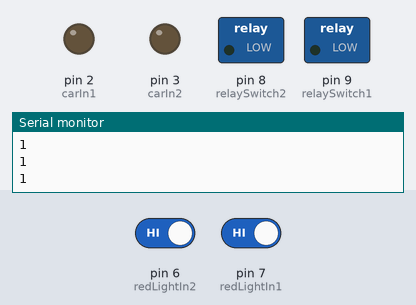
A sketch run on a simulated Arduino Uno, built with avr-gcc and run on an emulated ATmega328P. Parts: switched loads named in the sketch (green lamp = pin HIGH), output pins drawn as LEDs (lit = HIGH), the last lines printed to the serial monitor. The inputs (shaded band) are chosen by the test bench; at power-on: pin 6 (redLightIn2) HIGH, pin 7 (redLightIn1) HIGH.

Above: at 1.2 s.
1.3 s: pin 6 (redLightIn2) driven LOW
At 2.6 s:
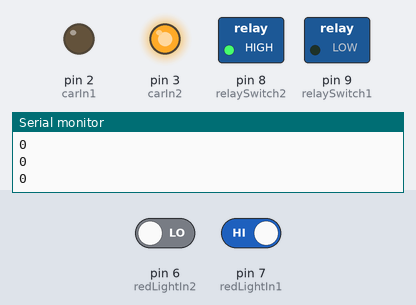
2.9 s: pin 7 (redLightIn1) driven LOW
At 4.3 s:
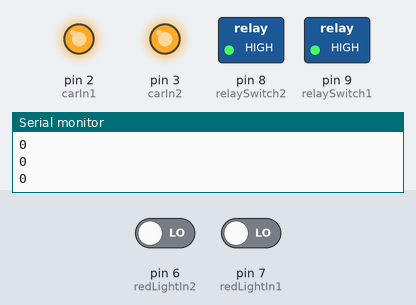
4.6 s: pin 6 (redLightIn2) driven HIGH
At 5.1 s:
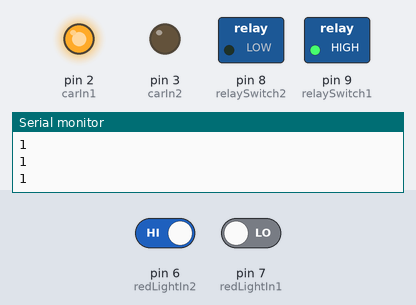
6.3 s: pin 7 (redLightIn1) driven HIGH
At 6.9 s:
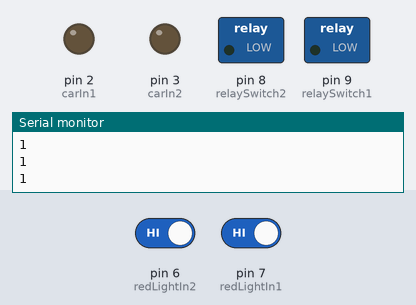
Timing chart, 0 to 8.9 s (numbered marks = the images above; inputs shaded):
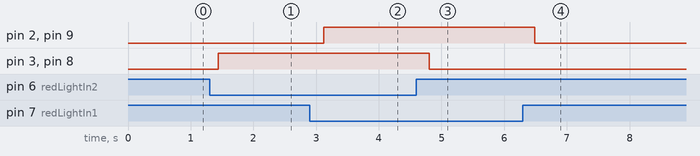

Measured:
- after the input at 1.3 s, pin 3 (carIn2), pin 8 (relaySwitch2): LOW → HIGH after 0.14 s
- after the input at 2.9 s, pin 2 (carIn1), pin 9 (relaySwitch1): LOW → HIGH after 0.22 s
- after the input at 4.6 s, pin 3 (carIn2), pin 8 (relaySwitch2): HIGH → LOW after 0.21 s
- after the input at 6.3 s, pin 2 (carIn1), pin 9 (relaySwitch1): HIGH → LOW after 0.19 s

The sketch:

ev_charge_control_panel_arduino.ino
```cpp
int redLightIn1 = 7;
int redLightIn2 = 6;
int relaySwitch1 = 9;
int relaySwitch2 = 8;
int carStatus1, carStatus2;  // 1 for in, and 0 for out
int carIn1 = 2;
int carIn2 = 3;

void setup() {
  pinMode(redLightIn1, INPUT);
  pinMode(redLightIn2, INPUT);
  pinMode(relaySwitch1, OUTPUT);
  pinMode(relaySwitch2, OUTPUT);
  pinMode(carIn1, OUTPUT);
  pinMode(carIn2, OUTPUT);
  digitalWrite(relaySwitch1, LOW);
  digitalWrite(relaySwitch2, LOW);
  digitalWrite(carIn1, LOW);
  digitalWrite(carIn2, LOW);
  Serial.begin(9600);
}

void loop() {
  // if car comes, 1 -> 0
  int redLightState1 = digitalRead(redLightIn1);
  int redLightState2 = digitalRead(redLightIn2);
  // test
  delay(20);
  Serial.println(redLightState2);

  if (redLightState1 == LOW) {
    delay(50);
    if (redLightState1 == LOW) {
      carStatus1 = 1;  // car in
    }
  } else {
    delay(50);
    if (redLightState1 == HIGH) {
      carStatus1 = 0; // car out
    }
  }

  if (redLightState2 == LOW) {
    delay(50);
    if (redLightState2 == LOW) {
      carStatus2 = 1;  // car in
    }
  } else {
    delay(50);
    if (redLightState2 == HIGH) {
      carStatus2 = 0;  // car out
    }
  }

  if (carStatus1 == 1) {
    digitalWrite(relaySwitch1, HIGH);
    digitalWrite(carIn1, HIGH);
  } else {
    digitalWrite(relaySwitch1, LOW);
    digitalWrite(carIn1, LOW);
  }
  if (carStatus2 == 1) {
    digitalWrite(relaySwitch2, HIGH);
    digitalWrite(carIn2, HIGH);
  } else {
    digitalWrite(relaySwitch2, LOW);
    digitalWrite(carIn2, LOW);
  }

}
```
